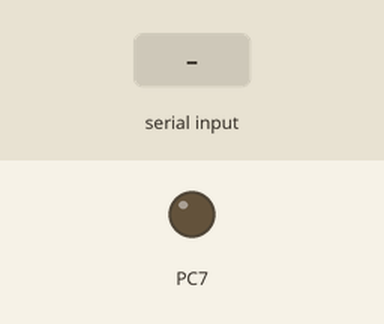
Simulated run of this program. Board: ATmega32, built with avr-gcc and emulated at 8 MHz. Parts: output pins drawn as LEDs (lit = HIGH). The test bench sets the inputs (shaded band). A simulated second board sends each byte the program waits for after 2 ms.

Above: at 1.2 s.
1.3 s: "1" received over Serial
At 2.5 s:
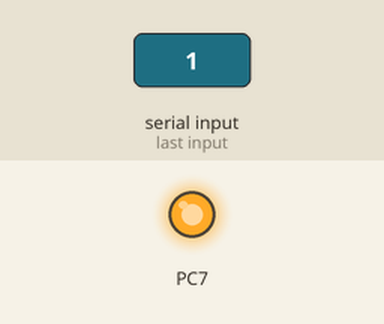
2.8 s: "0" received over Serial
At 3.9 s:
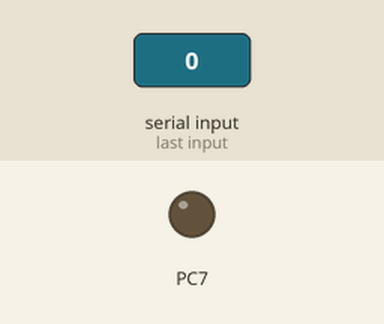
Timing chart, 0 to 5.8 s (numbered marks = the images above; inputs shaded):
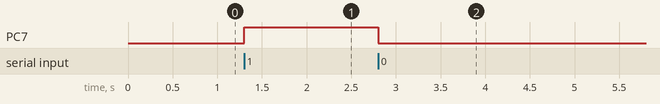

The program:

main.c
```c
/*
 * UART.c
 *
 * Created: 7/2/2023 11:48:35 PM
 * Author : DELL
 */

#define F_CPU 8000000UL

#include <avr/io.h>

#include "STD_TYPES.h"
#include "BIT_MATH.h"

#include "DIO_interface.h"
#include "UART_interface.h"

int main()
{
	DIO_voidSetPinDirection(PORTC_ID, PIN7, PIN_OUTPUT);

	DIO_voidSetPinDirection(PORTD_ID,PIN0 , PIN_INPUT);
	DIO_voidSetPinDirection(PORTD_ID, PIN1, PIN_OUTPUT);

	UART_Init();

	while (1)
	{
		if(UART_Receive()=='1'){

			DIO_voidSetPinValue(PORTC_ID, PIN7, PIN_HIGH);
		}

		else if(UART_Receive()=='0') {

			DIO_voidSetPinValue(PORTC_ID,PIN7, PIN_LOW);

		}

	}
	return 0;
}
```

UART_interface.h
```c
/*
 * UART_interface.h
 *
 * Created: 7/2/2023 12:03:45 PM
 *  Author: Abdul
 */


#ifndef UART_INTERFACE_H_
#define UART_INTERFACE_H_


void UART_Init();
void UART_Send(u8 data);
u8   UART_Receive();
void UART_Send_Str(u8* str);
void UART_Receive_Str(u8* str);


#endif /* UART_INTERFACE_H_ */
```

UART_program.c
```c
/*
 * UART_program.c
 *
 * Created: 7/2/2023 12:04:01 PM
 *  Author: Abdul
 */

#include "STD_TYPES.h"
#include "BIT_MATH.h"

#include "DIO_interface.h"

//#include "LCD_interface.h"

#include "UART_interface.h"
#include "UART_private.h"
#include "UART_config.h"

void UART_Init()
{
	u8 temp=0;
	CLR_BIT(temp, 6);
	CLR_BIT(temp, 5);
	CLR_BIT(temp, 4);
	CLR_BIT(temp, 3);
	SET_BIT(temp, 1);
	SET_BIT(temp, 2);
	SET_BIT(temp, 7);
	UCSRC=temp;
	UBRRL=51;
	SET_BIT(UCSRB, 3);
	SET_BIT(UCSRB, 4);
	CLR_BIT(UCSRB, 2);

}
void UART_Send(u8 data)
{
	while(GET_BIT(UCSRA, 5) !=1 );
	UDR=data;
}
u8	 UART_Receive()
{
	while(GET_BIT(UCSRA,7) !=1 );
	return UDR;
}


void UART_Send_Str(u8* str)
{
	while (*str != '\0')
	{
		UART_Send(*str);
		str++;
	}
}

void UART_Receive_Str(u8* str)
{
	u8 receive = 0;
	*str = "";
	while (receive != '\0')
	{
		UART_Receive(&receive);
		_delay_ms(1);
		*str += receive;
	}
}
```

UART_config.h
```c
/*
 * UART_config.h
 *
 * Created: 7/2/2023 12:03:08 PM
 *  Author: Abdul
 */


#ifndef UART_CONFIG_H_
#define UART_CONFIG_H_


#endif /* UART_CONFIG_H_ */
```

BIT_MATH.h
```c
/*
 * BIT_MATH.h
 *
 * Created: 6/11/2023 1:48:06 PM
 *  Author: Abdul
 */


#ifndef _BIT_MATH_H_
#define _BIT_MATH_H_


#define SET_BIT(VAR,BITNO)  ( (VAR) |=  ( 1 <<(BITNO) ) )
#define CLR_BIT(VAR,BITNO)  ( (VAR) &= ~( 1 <<(BITNO) ) )
#define TOG_BIT(VAR,BITNO)  ( (VAR) ^=  (1 <<(BITNO)  ) )
#define GET_BIT(VAR,BITNO)  ( ( (VAR) >> BITNO) & 0x01  )


#define SET_PORT(VAR,PORT)  ( (VAR) |=  (PORT)  )

#endif
```

DIO_config.h
```c
/*
 * DIO_config.h
 *
 * Created: 6/11/2023 1:47:06 PM
 *  Author: Abdul
 */


#ifndef DIO_CONFIG_H_
#define DIO_CONFIG_H_


#endif /* DIO_CONFIG_H_ */
```

DIO_interface.h
```c
/*
 * DIO_interface.h
 *
 * Created: 6/11/2023 1:46:47 PM
 *  Author: Abdul
 */


#ifndef DIO_INTERFACE_H_
#define DIO_INTERFACE_H_


#define PORTA_ID        0
#define PORTB_ID        1
#define PORTC_ID        2
#define PORTD_ID        3

/*
 * Pin ID Macros
 */
#define PIN0         0
#define PIN1         1
#define PIN2         2
#define PIN3         3
#define PIN4         4
#define PIN5         5
#define PIN6         6
#define PIN7         7


/*
 * Direction Macros
 */
#define PIN_OUTPUT         1
#define PIN_INPUT          0

#define PIN_HIGH           1
#define PIN_LOW            0

#define ALL_PORT_OUTPUT    (0XFF)
#define ALL_PORT_INPUT     (0x00)

#define ALL_PORT_HIGH      (0XFF)
#define ALL_PORT_LOW       (0x00)

/*Prototypes*/
void    DIO_voidSetPortDirection(u8 copy_u8PortID,u8 copy_u8PortDir );
void    DIO_voidSetPortValue(u8 copy_u8PortID,u8 copy_u8PortVal )    ;

void	DIO_voidSetPinDirection(u8 Copy_u8PortID,u8 Copy_u8PinID,u8 Copy_u8PinDir);
void    DIO_voidSetPinValue(u8 Copy_u8PortID,u8 Copy_u8PinID,u8 Copy_u8PinValue);


u8 DIO_voidGetBitValue(u8 copy_u8PortID , u8 copy_PinID );
//void    DIO_voidGetPinValue(u8 copy_u8PortID , u8 copy_PinID ,u8 *copy_u8PinVal );


void DIO_voidToggelPin(u8 copy_u8PortID,u8 copy_u8PinID) ;


#endif /* DIO_INTERFACE_H_ */
```

DIO_private.h
```c
/*
 * DIO_private.h
 *
 * Created: 6/11/2023 1:46:28 PM
 *  Author: Abdul
 */


#ifndef DIO_PRIVATE_H_
#define DIO_PRIVATE_H_


/*************** Group A Registers *************/

#define PORTA_REG	*((volatile u8*)0x3B)
#define DDRA_REG	*((volatile u8*)0x3A)
#define PINA_REG	*((volatile u8*)0x39)


/*************** Group B Registers *************/
#define PORTB_REG  *((volatile u8*)0x38)
#define DDRB_REG   *((volatile u8*)0x37)
#define PINB_REG   *((volatile u8*)0x36)


/*************** Group C Registers *************/
#define PORTC_REG  *((volatile u8*)0x35)
#define DDRC_REG   *((volatile u8*)0x34)
#define PINC_REG   *((volatile u8*)0x33)


/*************** Group D Registers ************/
#define PORTD_REG  *((volatile u8*)0x32)
#define DDRD_REG   *((volatile u8*)0x31)
#define PIND_REG   *((volatile u8*)0x30)


#endif /* DIO_PRIVATE_H_ */
```

DIO_program.c
```c
/*
 * DIO_program.c
 *
 * Created: 6/11/2023 1:45:56 PM
 *  Author: Abdul
 */

#include "STD_TYPES.h"
#include "BIT_MATH.h"

#include "DIO_interface.h"
#include "DIO_config.h"
#include "DIO_private.h"


/**/

void DIO_voidSetPortDirection(u8 copy_u8portID,u8 copy_u8PortDir )

{
	switch(copy_u8portID)
	{
	case PORTA_ID :   DDRA_REG= copy_u8PortDir ; break ;
	case PORTB_ID :   DDRB_REG= copy_u8PortDir ; break ;
	case PORTC_ID :   DDRC_REG= copy_u8PortDir ; break ;
	case PORTD_ID :   DDRD_REG= copy_u8PortDir ; break ;

	}
}


void DIO_voidSetPortValue(u8 copy_u8PortID,u8 copy_u8PortVal )

{

	switch(copy_u8PortID)
	{

	case PORTA_ID :   PORTA_REG= copy_u8PortVal ; break ;
	case PORTB_ID :   PORTD_REG= copy_u8PortVal ; break ;
	case PORTC_ID :   PORTC_REG= copy_u8PortVal ; break ;
	case PORTD_ID :   PORTD_REG= copy_u8PortVal ; break ;

	}
}


void	DIO_voidSetPinDirection(u8 Copy_u8PortID,u8 Copy_u8PinID,u8 Copy_u8PinDir)
{
	if(Copy_u8PinID>=PIN0&&Copy_u8PinID<=PIN7)
	{
		if(Copy_u8PinDir==PIN_OUTPUT)//Output
		{
			switch(Copy_u8PortID)
			{
			case PORTA_ID:    SET_BIT(DDRA_REG,Copy_u8PinID); break;
			case PORTB_ID:    SET_BIT(DDRB_REG,Copy_u8PinID); break;
			case PORTC_ID:    SET_BIT(DDRC_REG,Copy_u8PinID); break;
			case PORTD_ID:    SET_BIT(DDRD_REG,Copy_u8PinID); break;

			default:   break;

			}
		}
		else if(Copy_u8PinDir==PIN_INPUT)//Input
		{
			switch(Copy_u8PortID)
			{
			case PORTA_ID:   CLR_BIT(DDRA_REG,Copy_u8PinID); break;
			case PORTB_ID:   CLR_BIT(DDRB_REG,Copy_u8PinID); break;
			case PORTC_ID:   CLR_BIT(DDRC_REG,Copy_u8PinID); break;
			case PORTD_ID:   CLR_BIT(DDRD_REG,Copy_u8PinID); break;
			default:   break;
			}
		}
	}

}
void    DIO_voidSetPinValue(u8 Copy_u8PortID,u8 Copy_u8PinID,u8 Copy_u8PinValue)
{
	if(Copy_u8PinID>=PIN0&&Copy_u8PinID<=PIN7)
	{
		if(Copy_u8PinValue==PIN_HIGH)//High
		{

			switch(Copy_u8PortID)
			{
			case PORTA_ID :    SET_BIT(PORTA_REG,Copy_u8PinID); break;
			case PORTB_ID :    SET_BIT(PORTB_REG,Copy_u8PinID); break;
			case PORTC_ID :    SET_BIT(PORTC_REG,Copy_u8PinID); break;
			case PORTD_ID :    SET_BIT(PORTD_REG,Copy_u8PinID); break;

			}
		}
		else if(Copy_u8PinValue==PIN_LOW)//Low
		{
			switch(Copy_u8PortID)
			{
			case PORTA_ID : CLR_BIT(PORTA_REG,Copy_u8PinID); break ;
			case PORTB_ID : CLR_BIT(PORTB_REG,Copy_u8PinID); break ;
			case PORTC_ID : CLR_BIT(PORTC_REG,Copy_u8PinID) ;break ;
			case PORTD_ID : CLR_BIT(PORTD_REG,Copy_u8PinID) ;break ;

			}
		}
	}
}

u8 DIO_voidGetBitValue(u8 copy_u8PortID , u8 copy_PinID )
{

	u8 Local_PinVal ;

	switch(copy_u8PortID)
	{

	case PORTA_ID : Local_PinVal=GET_BIT(PINA_REG,copy_PinID)   ; break ;
	case PORTB_ID : Local_PinVal=GET_BIT(PINB_REG,copy_PinID)   ; break ;

	case PORTC_ID : Local_PinVal=GET_BIT(PINC_REG,copy_PinID)   ; break ;

	case PORTD_ID : Local_PinVal=GET_BIT(PIND_REG,copy_PinID)   ; break ;

	}

	return Local_PinVal ;

}

/*
void DIO_voidGetPinValue(u8 copy_u8PortID , u8 copy_PinID ,u8 *copy_u8PinVal )
{


	switch(copy_u8PortID)
	{

	case PORTA_ID : *copy_u8PinVal=GET_BIT(PINA_REG,copy_PinID)   ; break ;
	case PORTB_ID : *copy_u8PinVal=GET_BIT(PINB_REG,copy_PinID)   ; break ;

	case PORTC_ID : *copy_u8PinVal=GET_BIT(PINC_REG,copy_PinID)   ; break ;

	case PORTD_ID : *copy_u8PinVal=GET_BIT(PIND_REG,copy_PinID)   ; break ;

	}


}
 */

void DIO_voidToggelPin(u8 copy_u8PortID,u8 copy_u8PinID)
{

	switch (copy_u8PortID)
	{
	case PORTA_ID :  TOG_BIT(PORTA_REG,copy_u8PinID) ; break ;
	case PORTB_ID :  TOG_BIT(PORTB_REG,copy_u8PinID) ; break ;
	case PORTC_ID :  TOG_BIT(PORTC_REG,copy_u8PinID) ; break ;
	case PORTD_ID :  TOG_BIT(PORTD_REG,copy_u8PinID) ; break ;


	}
}
```

STD_TYPES.h
```c
/*
 * STD_TYPES.h
 *
 * Created: 6/11/2023 1:48:23 PM
 *  Author: Abdul
 */


#ifndef STD_TYPES_H_
#define STD_TYPES_H_


/*
 * unSigned Data Types
 */

typedef unsigned char           u8;
typedef unsigned short int      u16;
typedef unsigned long int       u32;
typedef unsigned long long int  u64;

/*
 * signed Data Types
 */
typedef signed char             s8;
typedef signed short int        s16;
typedef signed long int         s32;
typedef signed long long int    s64;

/*
 * Floating point Types
 */
typedef float                   f32;
typedef double                  f64;

/*
 * Address NULL
 */

#define NULL ( (void *) 0x00)


#endif /* STD_TYPES_H_ */
```

UART_private.h
```c
/*
 * UART_private.h
 *
 * Created: 7/2/2023 12:03:27 PM
 *  Author: Abdul
 */


#ifndef UART_PRIVATE_H_
#define UART_PRIVATE_H_


#define UCSRA *((volatile u8*)0x2B)
#define UCSRB *((volatile u8*)0x2A)
#define UCSRC *((volatile u8*)0x40)
#define UBRRL *((volatile u8*)0x29)
#define UDR   *((volatile u8*)0x2C)


#endif /* UART_PRIVATE_H_ */
```

Measured:
- after the input at 1.3 s, PC7: LOW → HIGH at once
- after the input at 2.8 s, PC7: HIGH → LOW at once
